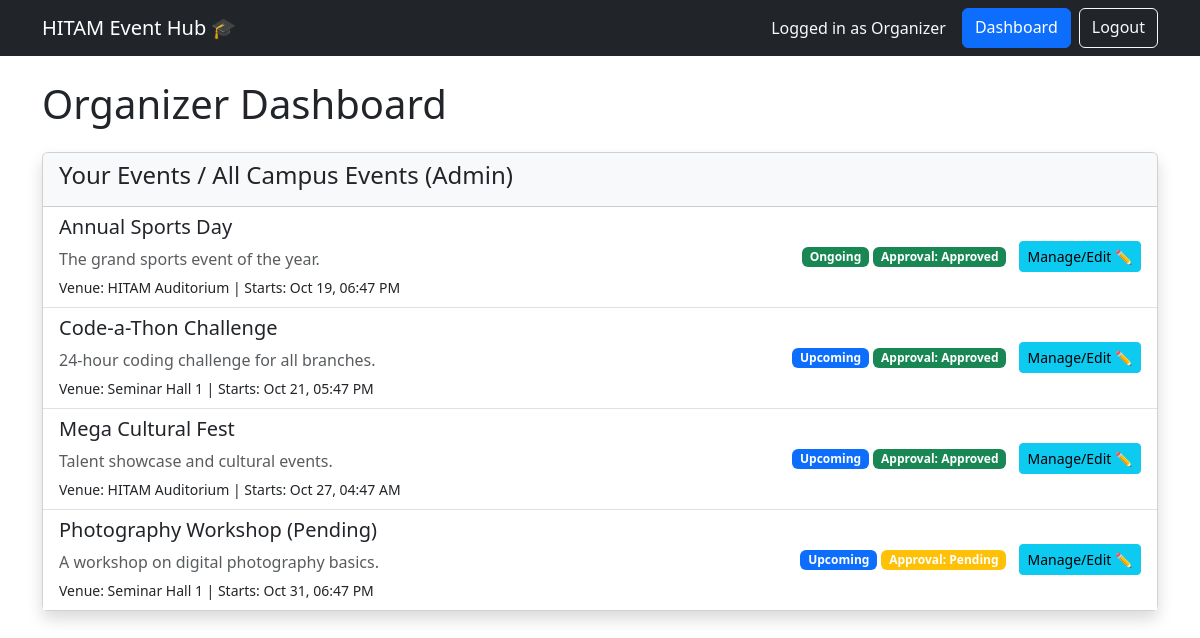
The page /dashboard (signed in) on the database its author committed.
### app.py (models this page shows)
class Event(db.Model):
    id = db.Column(db.Integer, primary_key=True)
    title = db.Column(db.String(100), nullable=False)
    description = db.Column(db.Text, nullable=False)
    start_datetime = db.Column(db.DateTime, nullable=False)
    end_datetime = db.Column(db.DateTime, nullable=False)
    venue_id = db.Column(db.Integer, db.ForeignKey('venue.id'))
    organizer_id = db.Column(db.Integer, db.ForeignKey('user.id'))
    status = db.Column(db.String(20), default='pending')

### app.py (the view)
@app.route('/dashboard')
@login_required
def dashboard():
    role = session['role']
    user_id = session['user_id']
    events = []
    if role == 'organizer':
        events = Event.query.filter_by(organizer_id=user_id).all()
    else:
        events = Event.query.all()
    for event in events:
        event.dynamic_status = get_event_status(event)
        venue = Venue.query.get(event.venue_id)
        event.venue_name = venue.name if venue else 'N/A'
    return render_template('organizer_dashboard.html', events=events, role=role)

### app.py (called while the page is built)
def get_event_status(event):
    now = datetime.now()
    if event.start_datetime <= now and event.end_datetime >= now:
        return 'Ongoing'
    elif event.start_datetime > now:
        return 'Upcoming'
    else:
        return 'Done'

def login_required(f):
    @wraps(f)
    def decorated_function(*args, **kwargs):
        if 'user_id' not in session:
            flash('Please log in to access this page.', 'warning')
            return redirect(url_for('login'))
        return f(*args, **kwargs)
    return decorated_function

### templates/organizer_dashboard.html
{% extends "base.html" %}
{% block content %}
<h1 class="mb-4">{{ role.capitalize() }} Dashboard</h1>
<div class="card shadow">
    <div class="card-header bg-light">
        <h4>Your Events / All Campus Events (Admin)</h4>
    </div>
    <div class="card-body p-0">
        <ul class="list-group list-group-flush">
            {% for event in events %}
            <li class="list-group-item d-flex justify-content-between align-items-center">
                <div>
                    <h5>{{ event.title }}</h5>
                    <p class="mb-1 text-muted">{{ event.description|truncate(100) }}</p>
                    <small>Venue: {{ event.venue_name }} | Starts: {{ event.start_datetime.strftime('%b %d, %I:%M %p') }}</small>
                </div>
                <div>
                    <span class="badge bg-{{ 'success' if event.dynamic_status == 'Ongoing' else 'primary' if event.dynamic_status == 'Upcoming' else 'danger' }}">
                        {{ event.dynamic_status }}
                    </span>
                    <span class="badge bg-{{ 'success' if event.status == 'approved' else 'warning' }}">
                        Approval: {{ event.status.capitalize() }}
                    </span>
                    <a href="{{ url_for('edit_event', event_id=event.id) }}" class="btn btn-sm btn-info ms-2">
                        Manage/Edit ✏️
                    </a>
                </div>
            </li>
            {% else %}
            <li class="list-group-item">No events found for your account.</li>
            {% endfor %}
        </ul>
    </div>
</div>
{% endblock %}

### templates/base.html (shortened to what this page needs)
<!doctype html>
<html lang="en">
<head>
    <link href="https://cdn.jsdelivr.net/npm/bootstrap@5.3.2/dist/css/bootstrap.min.css" rel="stylesheet">
</head>
<body>
    <nav class="navbar navbar-expand-lg navbar-dark bg-dark">
        <div class="container">
            <a class="navbar-brand" href="{{ url_for('index') }}">HITAM Event Hub 🎓</a>
            <div class="d-flex">
                {% if 'user_id' in session %}
                    <span class="navbar-text me-3 text-light">
                        Logged in as {{ session.get('role').capitalize() }}
                    </span>
                    <a href="{{ url_for('dashboard') }}" class="btn btn-primary me-2">Dashboard</a>
                    <a href="{{ url_for('logout') }}" class="btn btn-outline-light">Logout</a>
                {% else %}
                    <a href="{{ url_for('login') }}" class="btn btn-success">Login (Organizer/Admin)</a>
                {% endif %}
            </div>
        </div>
    </nav>
    <div class="container mt-4">
        {% block content %}{% endblock %}
    </div>
</body>
</html>

### rows shown on the page
Event: title "Annual Sports Day", description "The grand sports event of the year.", venue_name "HITAM Auditorium", start_datetime "Oct 19, 06:47 PM", dynamic_status "Ongoing", status "Approved"
Event: title "Code-a-Thon Challenge", description "24-hour coding challenge for all branches.", venue_name "Seminar Hall 1", start_datetime "Oct 21, 05:47 PM", dynamic_status "Upcoming", status "Approved"
Event: title "Mega Cultural Fest", description "Talent showcase and cultural events.", venue_name "HITAM Auditorium", start_datetime "Oct 27, 04:47 AM", dynamic_status "Upcoming", status "Approved"
Event: title "Photography Workshop (Pending)", description "A workshop on digital photography basics.", venue_name "Seminar Hall 1", start_datetime "Oct 31, 06:47 PM", dynamic_status "Upcoming", status "Pending"

### other values the page prints
{{ session.get('role').capitalize() }} "Organizer"
{{ role.capitalize() }} "Organizer"
